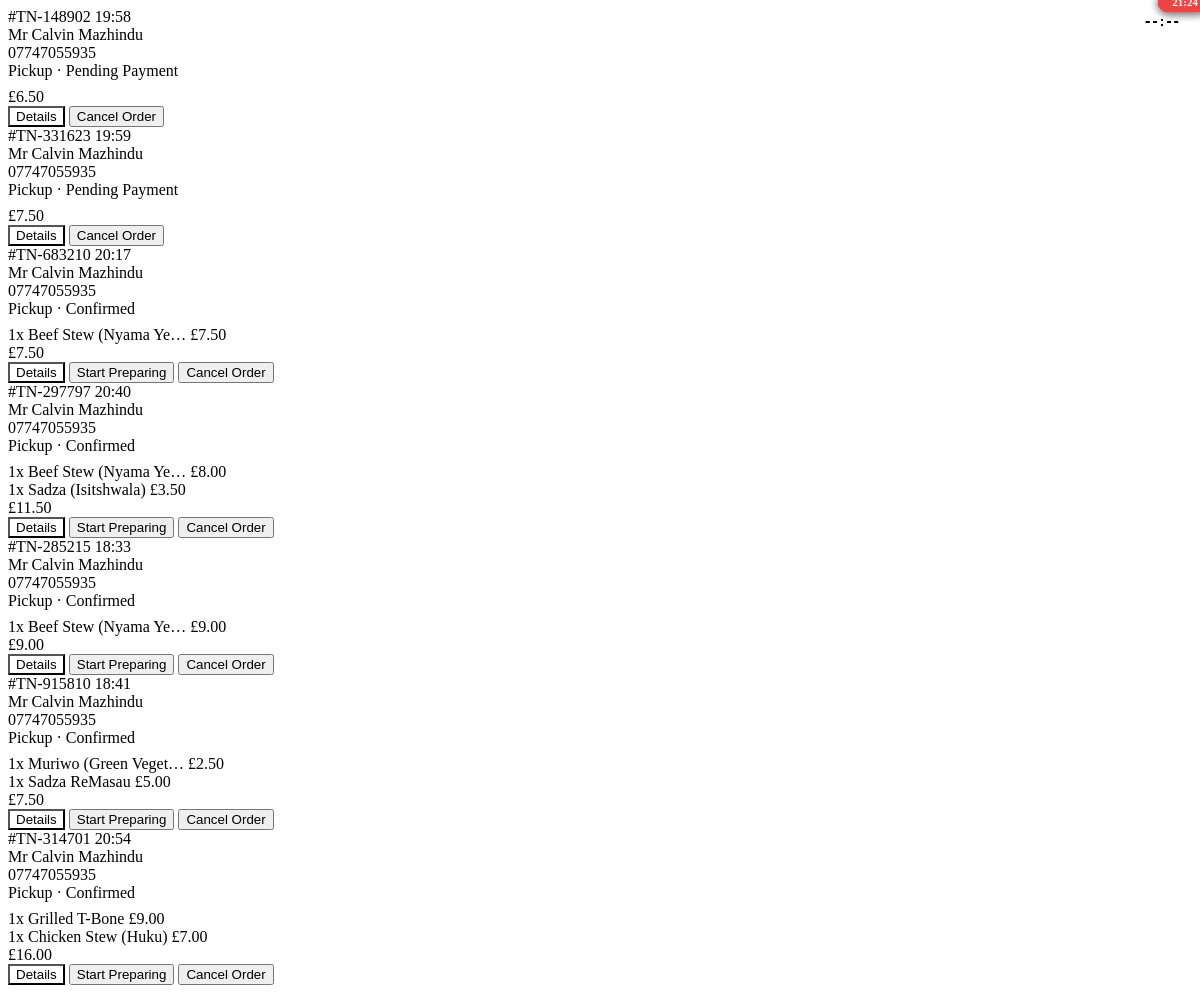
Screenshot of /orders/kanban/column/confirmed/ (signed in) with the database file from the repository.
### apps/orders/models.py (models this page shows, shortened)
class Order(models.Model):
    class ServiceType(models.TextChoices):
        PICKUP = "pickup", "Pickup"
        DELIVERY = "delivery", "Delivery"
    class OrderStatus(models.TextChoices):
        PENDING = "pending", "Pending Payment"
        CONFIRMED = "confirmed", "Confirmed"
        PREPARING = "preparing", "Preparing"
        READY = "ready", "Ready for Collection"
        OUT_FOR_DELIVERY = "out_for_delivery", "Out for Delivery"
        COMPLETED = "completed", "Completed"
        CANCELLED = "cancelled", "Cancelled"
    class PaymentStatus(models.TextChoices):
        PENDING = "pending", "Pending"
        PAID = "paid", "Paid"
        FAILED = "failed", "Failed"
        REFUNDED = "refunded", "Refunded"
    order_number = models.CharField(max_length=20, unique=True, db_index=True)
    customer_name = models.CharField(max_length=150)
    customer_phone = models.CharField(max_length=30)
    customer_email = models.EmailField(blank=True)
    user = models.ForeignKey(
        "accounts.User",
        on_delete=models.SET_NULL,
        null=True,
        blank=True,
        related_name="orders"
    )
    service_type = models.CharField(
        max_length=20,
        choices=ServiceType.choices,
        default=ServiceType.PICKUP,
        db_index=True,
    )
    delivery_address_line1 = models.CharField(max_length=255, blank=True)
    delivery_address_line2 = models.CharField(max_length=255, blank=True)
    delivery_city = models.CharField(max_length=100, blank=True)
    delivery_postcode = models.CharField(max_length=20, blank=True)
    status = models.CharField(
        max_length=20,
        choices=OrderStatus.choices,
        default=OrderStatus.PENDING
    )
    payment_status = models.CharField(
        max_length=20,
        choices=PaymentStatus.choices,
        default=PaymentStatus.PENDING
    )
    subtotal = models.DecimalField(
        max_digits=8,
        decimal_places=2,
        default=Decimal("0.00")
    )
    discount_amount = models.DecimalField(
        max_digits=8,
        decimal_places=2,
        default=Decimal("0.00")
    )
    total_amount = models.DecimalField(
        max_digits=8,
        decimal_places=2,
        default=Decimal("0.00")
    )
    applied_offer = models.ForeignKey(
        "offers.Offer",
        on_delete=models.SET_NULL,
        null=True,
        blank=True,
        related_name="orders"
    )
    voucher_code = models.CharField(max_length=20, blank=True)
    requested_pickup_time = models.DateTimeField(null=True, blank=True, help_text="Customer's requested pickup time")
    estimated_ready_time = models.DateTimeField(null=True, blank=True, help_text="Kitchen's estimated ready time")
    actual_ready_time = models.DateTimeField(null=True, blank=True, help_text="When order was actually marked ready")
    accepted_at = models.DateTimeField(null=True, blank=True)
    preparing_started_at = models.DateTimeField(null=True, blank=True)
    ready_at = models.DateTimeField(null=True, blank=True)
    dispatched_at = models.DateTimeField(null=True, blank=True)
    collected_at = models.DateTimeField(null=True, blank=True)
    delivered_at = models.DateTimeField(null=True, blank=True)
    completed_at = models.DateTimeField(null=True, blank=True)
    cancelled_at = models.DateTimeField(null=True, blank=True)
    accepted_by = models.ForeignKey(
        "accounts.User",
        on_delete=models.SET_NULL,
        null=True,
        blank=True,
        related_name="accepted_orders",
    )
    completed_by = models.ForeignKey(
        "accounts.User",
        on_delete=models.SET_NULL,
        null=True,
        blank=True,
        related_name="completed_orders",
    )
    cancelled_by = models.ForeignKey(
        "accounts.User",
        on_delete=models.SET_NULL,
        null=True,
        blank=True,
        related_name="cancelled_orders",
    )
    special_instructions = models.TextField(blank=True)
    staff_notes = models.TextField(blank=True, help_text="Internal kitchen notes")
    handover_notes = models.TextField(blank=True, help_text="Collection/delivery handover notes")
    cancel_reason = models.CharField(max_length=255, blank=True)
    mollie_payment_id = models.CharField(max_length=100, blank=True, db_index=True)
    paid_at = models.DateTimeField(null=True, blank=True)
    created_at = models.DateTimeField(auto_now_add=True)
    updated_at = models.DateTimeField(auto_now=True)
    class Meta:
        verbose_name = "Order"
        verbose_name_plural = "Orders"
        ordering = ["-created_at"]
        indexes = [
            models.Index(fields=["status", "created_at"]),
            models.Index(fields=["payment_status", "created_at"]),
        ]
    @property
    def is_delivery(self):
        return self.service_type == self.ServiceType.DELIVERY
    @property
    def service_time_label(self):
        return "Delivery Time" if self.is_delivery else "Pickup Time"
    @property
    def service_status_display(self):
        if self.status == self.OrderStatus.READY:
            return self.ready_status_label
        if self.status == self.OrderStatus.OUT_FOR_DELIVERY:
            return self.dispatch_status_label
        return self.get_status_display()
    @property
    def requested_service_time(self):
        return self.requested_pickup_time
    @property
    def minutes_elapsed(self):
        if not self.created_at:
            return 0
        return int((timezone.now() - self.created_at).total_seconds() / 60)

class OrderItem(models.Model):
    order = models.ForeignKey(
        Order,
        on_delete=models.CASCADE,
        related_name="items"
    )
    menu_item = models.ForeignKey(
        MenuItem,
        on_delete=models.SET_NULL,
        null=True,
        related_name="order_items"
    )
    item_name = models.CharField(max_length=150)
    item_price = models.DecimalField(max_digits=6, decimal_places=2)
    quantity = models.PositiveIntegerField(
        default=1,
        validators=[MinValueValidator(1)]
    )
    modifiers = models.JSONField(
        default=list,
        blank=True,
        help_text='e.g., [{"name": "Extra cheese", "price": 0.50}]'
    )
    special_instructions = models.TextField(blank=True)
    created_at = models.DateTimeField(auto_now_add=True)
    class Meta:
        verbose_name = "Order Item"
        verbose_name_plural = "Order Items"
    @property
    def modifiers_total(self):
        total = Decimal("0.00")
        for mod in self.modifiers:
            try:
                total += Decimal(str(mod.get("price", 0)))
            except (ValueError, TypeError):
                pass
        return total * self.quantity
    @property
    def line_total(self):
        base = (self.item_price * self.quantity) + self.modifiers_total
        return base.quantize(Decimal("0.01"))

### apps/orders/views_kanban.py (the view)
# urls.py: path("orders/kanban/column/<str:status>/", views.kanban_column_fragment, name="kanban_column"),
@login_required
def kanban_column_fragment(request, status):
    from apps.operations.views import kanban_column_fragment as operations_kanban_column_fragment
    return operations_kanban_column_fragment(request, status)

### apps/cart/services.py (called while the page is built, shortened)
    def get_items(self):
        items = []
        return items

    def get_total(self):
        total = Decimal('0.00')
        for item in self.get_items():
            total += item['line_total']
        return total

    def get_count(self):
        count = 0
        return count

### apps/config/context_processors.py (called while the page is built)
def site_settings(request):
    return {
        "site_settings": SiteSettings.get(),
    }

### apps/core/context_processors.py (called while the page is built)
def cart_context(request):
    cart = CartService(request)
    return {
        "cart_items": cart.get_items(),
        "cart_total": float(cart.get_total()),
        "cart_count": cart.get_count(),
        "is_desktop": getattr(request, "is_desktop", True),
    }

### apps/core/models.py (called while the page is built)
    @classmethod
    def get(cls):
        settings, _ = cls.objects.get_or_create(pk=1)
        return settings

### apps/operations/permissions.py (called while the page is built, shortened)
def get_operations_roles(user):
    if not getattr(user, "is_authenticated", False) or not getattr(user, "is_staff", False):
        return set()
    group_names = set(
        user.groups.filter(
            name__in=[
                OPERATIONS_MANAGER_GROUP,
                OPERATIONS_KITCHEN_GROUP,
                OPERATIONS_CASHIER_GROUP,
            ]
        ).values_list("name", flat=True)
    )
    roles = set()
    if OPERATIONS_MANAGER_GROUP in group_names:
        roles.add(ROLE_MANAGER)
    if OPERATIONS_KITCHEN_GROUP in group_names:
        roles.add(ROLE_KITCHEN)
    if OPERATIONS_CASHIER_GROUP in group_names:
        roles.add(ROLE_CASHIER)
    if not roles:
        roles.add(ROLE_MANAGER)
    return roles

def can_access_board(user, board):
    roles = get_operations_roles(user)
    if ROLE_MANAGER in roles:
        return True
    if board == BOARD_KITCHEN:
        return ROLE_KITCHEN in roles
    if board == BOARD_COLLECTION:
        return ROLE_CASHIER in roles
    return False

def can_perform_action(user, action):
    roles = get_operations_roles(user)
    if ROLE_MANAGER in roles:
        return True

### apps/operations/services.py (called while the page is built)
def board_queryset():
    return (
        Order.objects.select_related("user")
        .prefetch_related(Prefetch("items", queryset=OrderItem.objects.order_by("id")))
        .order_by("created_at")
    )

def get_kanban_orders(column_status, user=None):
    statuses = KANBAN_COLUMNS.get(column_status, KANBAN_COLUMNS["confirmed"])
    return attach_available_actions(board_queryset().filter(status__in=statuses), user=user)

def attach_available_actions(orders, user=None):
    for order in orders:
        order.available_actions = available_actions(order, user=user)
    return orders

### templates/operations/orders/kanban_column.html
{% for order in orders %}
{% include "operations/orders/kanban_card.html" %}
{% empty %}
<div class="column-empty">
    <i class="ph ph-tray"></i>
    <p>No orders</p>
</div>
{% endfor %}

### templates/operations/orders/kanban_card.html (shortened to what this page needs)
{% load duration_filters %}
<div class="kanban-card status-{{ order.status }}" data-order-id="{{ order.id }}" data-created-at="{{ order.created_at|date:'c' }}">
    {% if order.requested_service_time %}
    <div class="pickup-indicator {% if order.minutes_elapsed > 15 %}urgent{% endif %}" title="{{ order.service_time_label }}: {{ order.requested_service_time|time:'H:i' }}">
        <span class="pickup-time">{{ order.requested_service_time|time:"H:i" }}</span>
    </div>
    {% endif %}
    <div class="timer-indicator" data-created="{{ order.created_at|date:'c' }}">
        <span class="elapsed-time">--:--</span>
    </div>
    <div class="card-header">
        <span class="order-number">#{{ order.order_number }}</span>
        <span class="order-time">{{ order.created_at|time:"H:i" }}</span>
    </div>
    <div class="card-customer">{{ order.customer_name|default:"Guest" }}</div>
    <div class="card-phone">{{ order.customer_phone|default:"" }}</div>
    <div class="card-phone" style="margin-bottom: 8px;">{{ order.get_service_type_display }} · {{ order.service_status_display }}</div>
    <div class="card-items">
        {% for item in order.items.all|slice:":3" %}
        <div class="card-item">
            <span>{{ item.quantity }}x {{ item.item_name|truncatechars:20 }}</span>
            <span>£{{ item.line_total }}</span>
        </div>
        {% endfor %}
    </div>
    <div class="card-total">£{{ order.total_amount }}</div>
    <div class="card-actions">
        <button class="action-btn" style="background: var(--bg); color: var(--text);" type="button" onclick="showOrderDetail({{ order.id }})">
            Details
        </button>
        {% if order.available_actions %}
        {% for action in order.available_actions %}
        <button class="action-btn {% if action.css_class == 'btn-confirm' %}btn-confirm{% elif action.css_class == 'btn-preparing' %}btn-prepare{% elif action.css_class == 'btn-ready' %}btn-ready{% elif action.css_class == 'btn-dispatch' %}btn-dispatch{% elif action.css_class == 'btn-cancel' %}btn-cancel{% else %}btn-complete{% endif %}" onclick="moveOrder({{ order.id }}, '{{ action.name }}')">
            {{ action.label }}
        </button>
        {% endfor %}
        {% endif %}
    </div>
</div>

### templates/operations/orders/kanban_card.html (style rules this page uses)
.pickup-indicator { position: absolute; top: -8px; right: -8px; background: var(--success); color: white; padding: 4px 10px; border-radius: 12px; font-size: 11px; font-weight: 700; display: flex; align-items: center; gap: 4px; box-shadow: 0 2px 8px rgba(0,0,0,0.2); }
.pickup-indicator.urgent { background: #EF4444; animation: pulse 2s infinite; }
.timer-indicator { position: absolute; top: 12px; right: 12px; background: var(--bg); padding: 4px 8px; border-radius: 6px; font-size: 12px; font-weight: 700; font-family: monospace; color: var(--text-secondary); }

### rows the page displays
Order: order_number "TN-148902", created_at "19:58", customer_name "Mr Calvin Mazhindu", customer_phone "07747055935", service_type "Pickup", service_status_display "Pending Payment", total_amount "6.50", label "Cancel Order"
Order: order_number "TN-331623", created_at "19:59", customer_name "Mr Calvin Mazhindu", customer_phone "07747055935", service_type "Pickup", service_status_display "Pending Payment", total_amount "7.50", label "Cancel Order"
Order: order_number "TN-683210", created_at "20:17", customer_name "Mr Calvin Mazhindu", customer_phone "07747055935", service_type "Pickup", service_status_display "Confirmed", total_amount "7.50", label "Start Preparing" "Cancel Order"
OrderItem: quantity "1", item_name "Beef Stew (Nyama Ye…", line_total "7.50"
Order: order_number "TN-297797", created_at "20:40", customer_name "Mr Calvin Mazhindu", customer_phone "07747055935", service_type "Pickup", service_status_display "Confirmed", total_amount "11.50", label "Start Preparing" "Cancel Order"
OrderItem: quantity "1", item_name "Beef Stew (Nyama Ye…", line_total "8.00"
OrderItem: quantity "1", item_name "Sadza (Isitshwala)", line_total "3.50"
Order: order_number "TN-285215", created_at "18:33", customer_name "Mr Calvin Mazhindu", customer_phone "07747055935", service_type "Pickup", service_status_display "Confirmed", total_amount "9.00", label "Start Preparing" "Cancel Order"
OrderItem: quantity "1", item_name "Beef Stew (Nyama Ye…", line_total "9.00"
Order: order_number "TN-915810", created_at "18:41", customer_name "Mr Calvin Mazhindu", customer_phone "07747055935", service_type "Pickup", service_status_display "Confirmed", total_amount "7.50", label "Start Preparing" "Cancel Order"
OrderItem: quantity "1", item_name "Muriwo (Green Veget…", line_total "2.50"
OrderItem: quantity "1", item_name "Sadza ReMasau", line_total "5.00"
Order: order_number "TN-314701", created_at "20:54", customer_name "Mr Calvin Mazhindu", customer_phone "07747055935", service_type "Pickup", service_status_display "Confirmed", total_amount "16.00", label "Start Preparing" "Cancel Order"
OrderItem: quantity "1", item_name "Grilled T-Bone", line_total "9.00"
OrderItem: quantity "1", item_name "Chicken Stew (Huku)", line_total "7.00"
